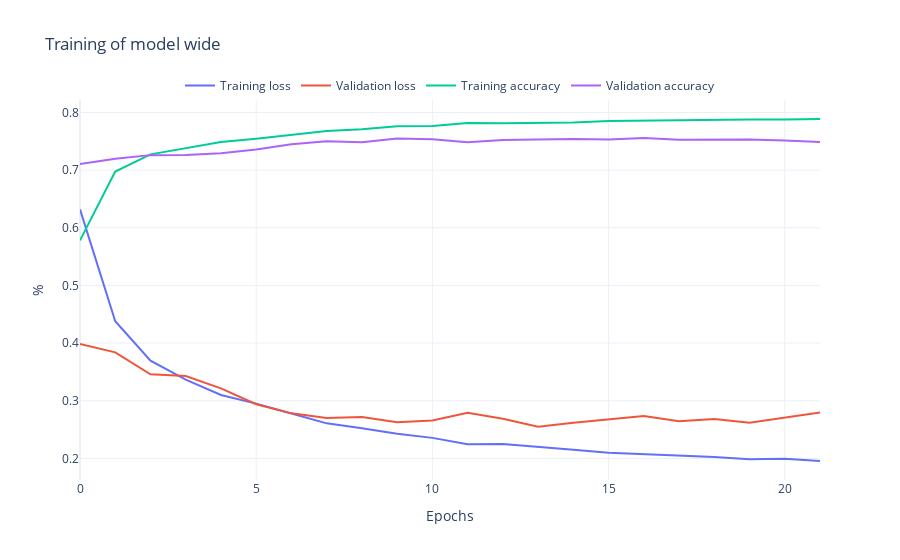

The notebook cell this image was saved under:
### Markdown cell above
#### Plot the training and validation loss

### Code cell
rst.plot_history(history_wide, "wide")

### Figure 1 — Plotly figure (JSON) as saved in the notebook; plotly's stock layout.template omitted (floating-point values rounded to 4 significant figures)
{"data": [{"mode": "lines", "name": "Training loss", "type": "scatter", "y": [0.6319, 0.438, 0.3695, 0.3366, 0.31, 0.2951, 0.2779, 0.2609, 0.2524, 0.2428, 0.2356, 0.2245, 0.2249, 0.2206, 0.2153, 0.2098, 0.2074, 0.2056, 0.2023, 0.1987, 0.1996, 0.1955]}, {"mode": "lines", "name": "Validation loss", "type": "scatter", "y": [0.3984, 0.384, 0.346, 0.3428, 0.3216, 0.294, 0.2782, 0.27, 0.2718, 0.2629, 0.2659, 0.2794, 0.2689, 0.2549, 0.262, 0.2679, 0.2734, 0.2645, 0.2683, 0.2619, 0.2704, 0.2795]}, {"mode": "lines", "name": "Training accuracy", "type": "scatter", "y": [0.5781, 0.6975, 0.7273, 0.7378, 0.7489, 0.7546, 0.7612, 0.7678, 0.7709, 0.7761, 0.7763, 0.7817, 0.7811, 0.7816, 0.7827, 0.7851, 0.786, 0.7863, 0.7869, 0.7879, 0.7877, 0.7887]}, {"mode": "lines", "name": "Validation accuracy", "type": "scatter", "y": [0.7104, 0.7195, 0.726, 0.7262, 0.7292, 0.7359, 0.745, 0.7501, 0.7482, 0.7549, 0.7535, 0.7484, 0.7523, 0.7531, 0.7541, 0.7531, 0.7557, 0.7525, 0.7535, 0.7533, 0.7515, 0.7486]}], "layout": {"legend": {"bgcolor": "rgba(255,255,255,0.5)", "orientation": "h", "x": 0.5, "xanchor": "center", "y": 1, "yanchor": "bottom"}, "title": {"text": "Training of model wide"}, "xaxis": {"title": {"text": "Epochs"}}, "yaxis": {"title": {"text": "%"}}}}
